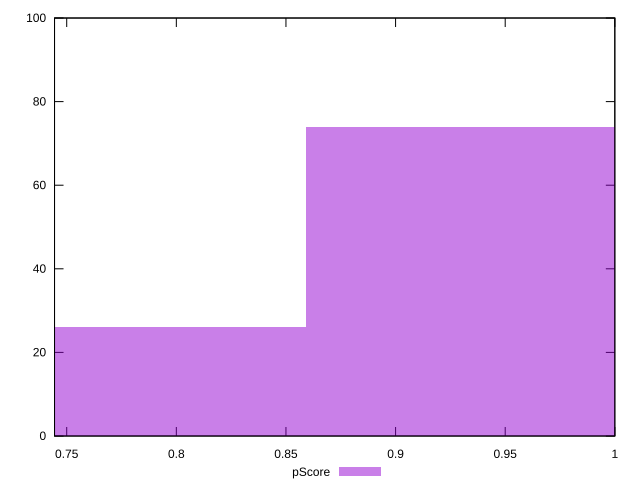

Source code (gnuplot):
reset

$pScore <<EOF
0.9373213094855598 74
0.7811010912379666 26
EOF

set key outside below
set boxwidth 0.1562202182475933
set xrange [0.7444444444444445:1]
set yrange [0:100]
set trange [0:100]
set style fill transparent solid 0.5 noborder
set terminal svg size 640, 490 enhanced background rgb 'white'
set output "report_00015_2021-02-09T16-11-33.973Z/offscreen-images/samples/pages/pScore/histogram.svg"

plot $pScore title "pScore" with boxes

reset
